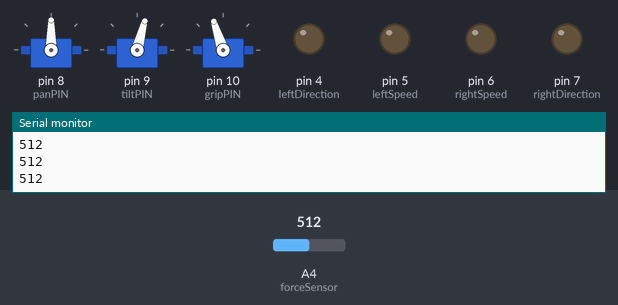
Recording of a sketch running on a simulated Arduino Uno, built with avr-gcc and run on an emulated ATmega328P. Shown: 3 × servo, output pins drawn as LEDs (lit = HIGH), the last lines printed to the serial monitor. The test bench sets the inputs (shaded band); at power-on: A4 (forceSensor) = 512.

Above: at 3.36 s.
3.4 s: A4 (forceSensor) set to 308
At 4.07 s:
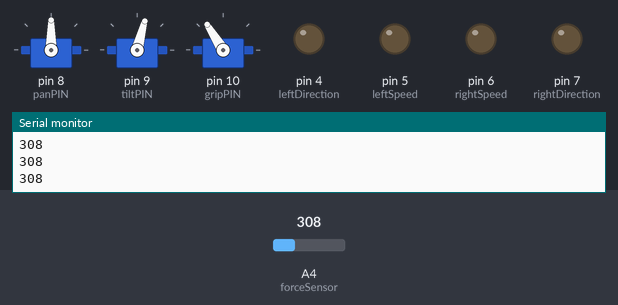
6.4 s: A4 (forceSensor) set to 285
At 7.4 s:
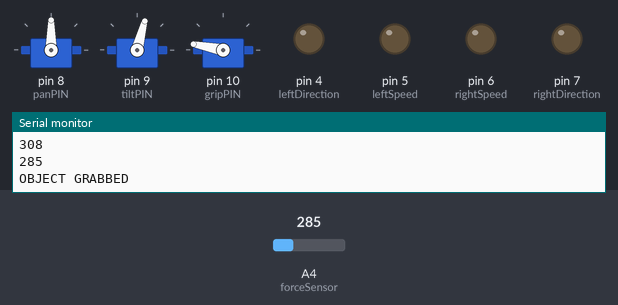
9.4 s: A4 (forceSensor) set to 306
12.4 s: A4 (forceSensor) set to 290
At 13.5 s:
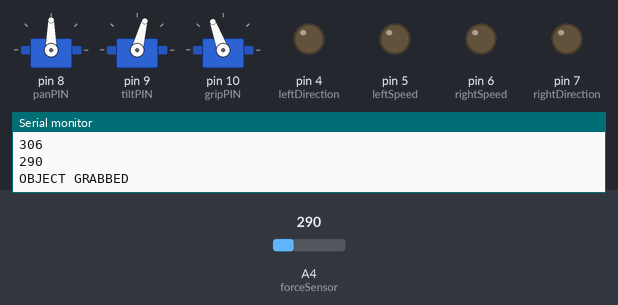
Timing chart, 0 to 14.9 s (numbered marks = the images above; inputs shaded):
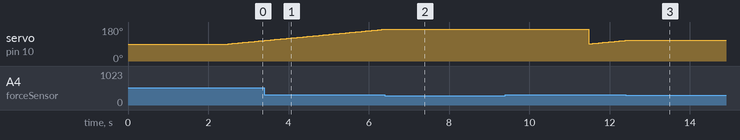

Measured:
- the behaviour switches between 301 and 300 on A4 (forceSensor) (found by bisection; images 1 and 2)
- after the input at 6.4 s, servo on pin 10 (gripPIN): goes on until 6.4 s, then stays 169°
- after the input at 12.4 s, servo on pin 10 (gripPIN): goes on until 12.4 s, then stays 110°

The sketch:

grip.ino
```cpp
#define GRIPTHRESHOLD 300
#include <Servo.h>


int panPIN = 8;
int tiltPIN = 9;
int gripPIN = 10;

int forceReading = 1000;

int forceSensor = A4;

int leftSpeed = 5;
int leftDirection = 4;
int rightSpeed = 6;
int rightDirection = 7;

Servo pan, tilt, grip;

void setup(){

  Serial.begin(9600);
  pan.attach(panPIN);
  tilt.attach(tiltPIN);
  grip.attach(gripPIN);

  pinMode(leftSpeed,  OUTPUT);
  pinMode(leftDirection, OUTPUT);
  pinMode(rightSpeed, OUTPUT);
  pinMode(rightDirection, OUTPUT);
  pinMode(forceSensor,INPUT);


  analogWrite(leftSpeed, 0);
  analogWrite(rightSpeed, 0);

  pan.write(90);
  tilt.write(75);
  grip.write(90);


}

void loop(){
  delay(2500);
  closeGrip();

}

void closeGrip(){
  int i = 90;

  forceReading = analogRead(forceSensor);
  while(forceReading > GRIPTHRESHOLD){
    forceReading = analogRead(forceSensor);
    Serial.println(forceReading);
    i++;
    grip.write(i);
    delay(50);
  }
  Serial.println("OBJECT GRABBED");
}
```
